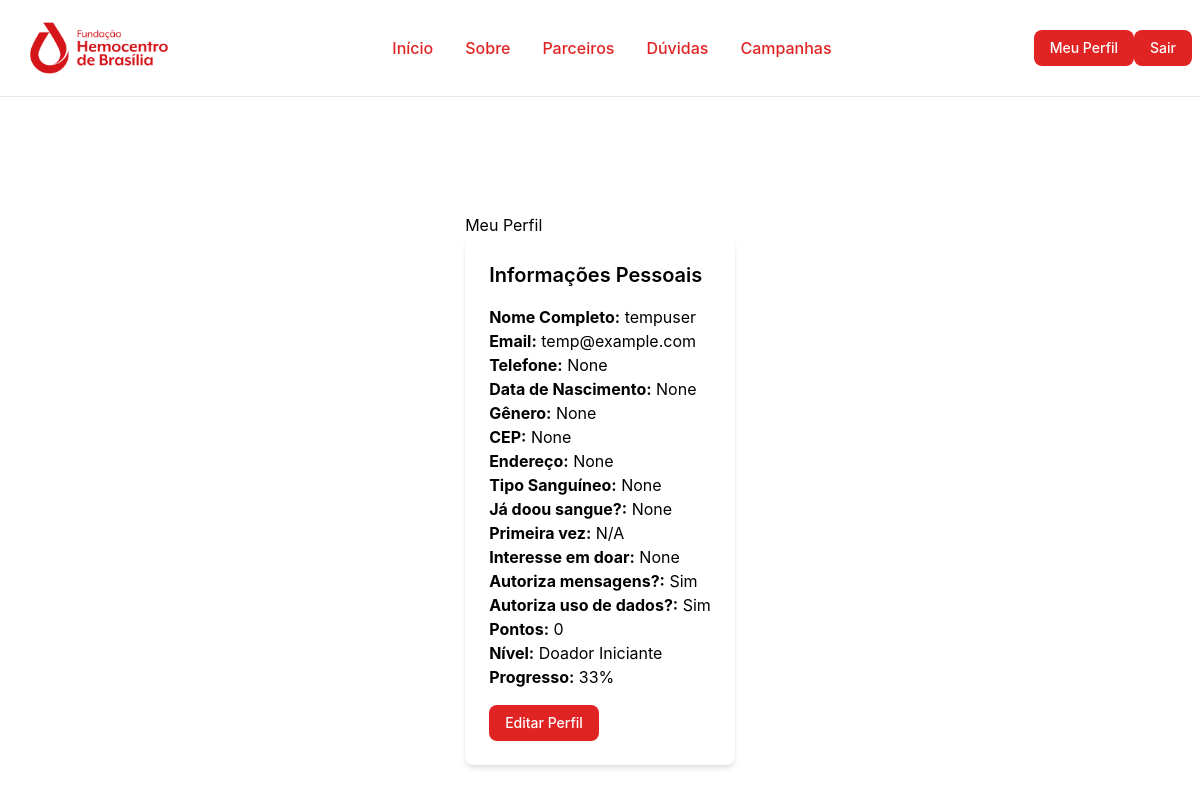
Page /perfil/ (signed in) on the committed database.
### tables this page shows
CREATE TABLE usuarios (
            id INTEGER PRIMARY KEY AUTOINCREMENT,
            nome TEXT,
            email TEXT,
            telefone TEXT,
            tipo_sanguineo TEXT,
            data_nascimento TEXT,
            genero TEXT,
            cep TEXT,
            endereco TEXT,
            ja_doou TEXT,
            primeira_vez TEXT,
            interesse TEXT,
            autoriza_msg INTEGER,
            autoriza_dados INTEGER,
            pontos INTEGER DEFAULT 0,
            senha TEXT
        , nivel TEXT DEFAULT 'Doador Iniciante');

### app.py (the view)
@app.route('/perfil/')
@app.route('/perfil/<int:usuario_id>')
@app.route('/perfil/')
@login_required
def perfil(usuario_id=None):
    try:
        if usuario_id is not None and int(usuario_id) != int(current_user.id):
            logging.warning(f"Usuário {current_user.id} tentou acessar perfil de {usuario_id}")
            return make_response('Forbidden', 403)
        usuario_id = usuario_id or int(current_user.id)
    except (ValueError, TypeError):
        logging.error("ID de usuário inválido")
        return redirect(url_for('login'))
    conn = sqlite3.connect('database.db')
    conn.row_factory = sqlite3.Row
    c = conn.cursor()
    c.execute('SELECT * FROM usuarios WHERE id = ?', (usuario_id,))
    usuario_data = c.fetchone()
    c.execute('''
        SELECT p.id as participacao_id, p.joined_at, c.*
        FROM participacoes p
        JOIN campanhas c ON p.campanha_id = c.id
        WHERE p.usuario_id = ?
        ORDER BY p.joined_at DESC
    ''', (usuario_id,))
    participations_rows = c.fetchall()
    conn.close()
    if usuario_data is None:
        logging.error(f"Nenhum usuário encontrado para ID: {usuario_id}")
        return render_template('perfil.html', error="Usuário não encontrado. Por favor, faça login ou cadastre-se novamente.", logged_in=False)
    usuario = dict(usuario_data)
    usuario['participacoes'] = [dict(r) for r in participations_rows] if participations_rows else []
    participation_count = len(usuario['participacoes']) if usuario.get('participacoes') else 0
    def compute_level_from_count(n):
        if n >= 6:
            return 'Doador Heróico'
        if n >= 3:
            return 'Doador Comprometido'
        if n >= 1:
            return 'Doador Iniciante'
        return 'Não classificado'
    stored_level = usuario.get('nivel')
    if stored_level and stored_level.strip() and stored_level != 'None':
        usuario['nivel'] = stored_level
    else:
        usuario['nivel'] = compute_level_from_count(participation_count)
    if participation_count >= 6:
        next_threshold = 6
        next_level_name = 'Nível Máximo'
    elif participation_count >= 3:
        next_threshold = 6
        next_level_name = 'Doador Heróico'
    elif participation_count >= 1:
        next_threshold = 3
        next_level_name = 'Doador Comprometido'
    else:
        next_threshold = 1
        next_level_name = 'Doador Iniciante'
    progresso_percentual = int(min(100, (participation_count / next_threshold) * 100)) if next_threshold else 0
    participations_to_next = max(0, next_threshold - participation_count)
    usuario['participation_count'] = participation_count
    usuario['next_threshold'] = next_threshold
    usuario['next_level_name'] = next_level_name
    usuario['participations_to_next'] = participations_to_next
    usuario['progress_text'] = f"{participation_count}/{next_threshold}"
    usuario["progressoPercentual"] = progresso_percentual
    selos = []
    if usuario.get("ja_doou") == 'sim' or usuario.get('primeira_vez'):
        selos.append({
            'nome': 'Primeira Doação',
            'caminhoImagem': 'assets/selo-primeira-doacao.png'
        })
    if participation_count >= 1:
        selos.append({ 'nome': 'Iniciante', 'caminhoImagem': 'assets/emblemas/1.png' })
    if participation_count >= 3:
        selos.append({ 'nome': 'Comprometido', 'caminhoImagem': 'assets/emblemas/2.png' })
    if participation_count >= 6:
        selos.append({ 'nome': 'Heróico', 'caminhoImagem': 'assets/emblemas/3.png' })
    usuario['selos'] = selos
    usuario["selos"] = []
    if usuario.get("ja_doou") == 'sim':
        usuario["selos"].append({
            "nome": "Primeira Doação!",
            "caminhoImagem": "assets/selo-primeira-doacao.png"
        })
    logging.debug(f"Dados do usuário: {usuario}")
    return render_template('perfil.html', usuario=usuario, logged_in=True)

### app.py (called while the page is built)
@login_manager.user_loader
def load_user(user_id):
    try:
        conn = sqlite3.connect('database.db')
        conn.row_factory = sqlite3.Row
        c = conn.cursor()
        c.execute('SELECT * FROM usuarios WHERE id = ?', (int(user_id),))
        row = c.fetchone()
        conn.close()
        if row:
            return User(row['id'], row['email'], row['nome'])
    except Exception:
        return None
    return None

### templates/perfil.html (shortened to what this page needs)
<!DOCTYPE html>
<html lang="pt-br">
  <head>
    <link
      href="https://cdn.jsdelivr.net/npm/flowbite@2.4.1/dist/flowbite.min.css"
      rel="stylesheet"
    />
    <link
      rel="stylesheet"
      href="{{ url_for('static', filename='styles/global.css') }}"
    />
    <link
      rel="stylesheet"
      href="{{ url_for('static', filename='../styles/perfil.css') }}"
    />
</head>
<body>
    {% include 'components/header.html' %}
    <main class="main-content">
      <section class="perfil-container max-w-screen-xl mx-auto p-4">
        <h1 class="form-title">Meu Perfil</h1>
        {% if usuario %}
          <div class="perfil-info bg-white p-6 rounded-lg shadow-md">
            <h2 class="text-xl font-semibold mb-4">Informações Pessoais</h2>
            <p><strong>Nome Completo:</strong> {{ usuario.nome }}</p>
            <p><strong>Email:</strong> {{ usuario.email }}</p>
            <p><strong>Telefone:</strong> {{ usuario.telefone }}</p>
            <p><strong>Data de Nascimento:</strong> {{ usuario.data_nascimento }}</p>
            <p><strong>Gênero:</strong> {{ usuario.genero }}</p>
            <p><strong>CEP:</strong> {{ usuario.cep }}</p>
            <p><strong>Endereço:</strong> {{ usuario.endereco }}</p>
            <p><strong>Tipo Sanguíneo:</strong> {{ usuario.tipo_sanguineo }}</p>
            <p><strong>Já doou sangue?:</strong> {{ usuario.ja_doou }}</p>
            <p><strong>Primeira vez:</strong> {{ usuario.primeira_vez or 'N/A' }}</p>
            <p><strong>Interesse em doar:</strong> {{ usuario.interesse }}</p>
            <p><strong>Autoriza mensagens?:</strong> {{ 'Sim' if usuario.autoriza_msg else 'Não' }}</p>
            <p><strong>Autoriza uso de dados?:</strong> {{ 'Sim' if usuario.autoriza_dados else 'Não' }}</p>
            <p><strong>Pontos:</strong> {{ usuario.pontos }}</p>
            <p><strong>Nível:</strong> {{ usuario.nivel }}</p>
            <p><strong>Progresso:</strong> {{ usuario.progressoPercentual }}%</p>
            <button
              type="button"
              onclick="toggleEditForm()"
              class="mt-4 text-white bg-red-600 hover:bg-red-500 focus:ring-4 focus:outline-none focus:ring-red-300 font-medium rounded-lg text-sm px-4 py-2"
            >
              Editar Perfil
            </button>
          </div>
        {% endif %}
      </section>
    </main>
  </body>
</html>

### static/styles/global.css (style rules this page uses)
:root { --primary-color: #4CAF50; --secondary-color: #FF9800; --background-color: #F5F5F5; --text-color: #333333; }
html { scroll-behavior: smooth; }

### static/styles/perfil.css (style rules this page uses)
.main-content { display: flex; justify-content: center; align-items: flex-start; padding: 2rem 1rem; padding-bottom: 5rem; padding-top: 100px; flex-grow: 1; }

### rows in the picture
usuarios: nome "tempuser", email "temp@example.com", autoriza_msg "Sim", autoriza_dados "Sim", pontos "0", nivel "Doador Iniciante"

### other values in the picture
{{ usuario.telefone }} "None"
{{ usuario.data_nascimento }} "None"
{{ usuario.genero }} "None"
{{ usuario.cep }} "None"
{{ usuario.endereco }} "None"
{{ usuario.tipo_sanguineo }} "None"
{{ usuario.ja_doou }} "None"
{{ usuario.primeira_vez or 'N/A' }} "N/A"
{{ usuario.interesse }} "None"
{{ usuario.progressoPercentual }} "33"
